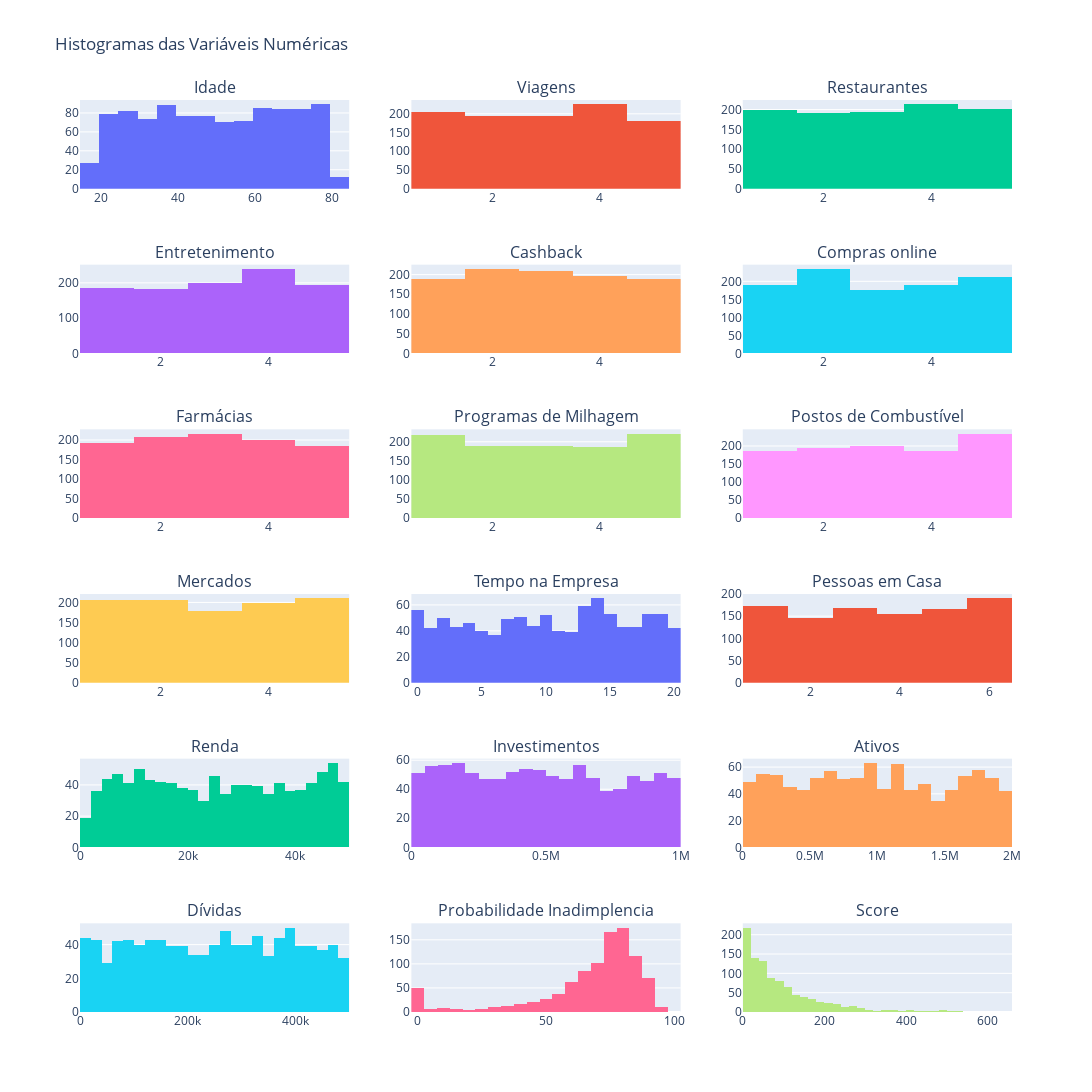

Notebook code for this chart:
### Markdown cell above
### Apresentar histograma das variáveis numéricas

### Code cell
# Numéro de colunas desejadas
num_cols = 3

# Calcular o número de linhas ncessárias
num_rows = math.ceil(len(num_vars)/ num_cols)

# Criar subplots
fig = make_subplots(rows=num_rows, cols=num_cols, subplot_titles=num_vars)

# Adicionar histogramas para cada variável numérica
for i, var in enumerate(num_vars):
  row = (i // num_cols) + 1
  col = (i % num_cols) + 1

  fig.add_trace(
    go.Histogram(x=df_clients[var], name=var),
    row=row, col=col
  )

# Atualizar layout
# Atualizar layout para remover a legenda
fig.update_layout(
  height=300*num_rows,
  width=1200,
  title_text="Histogramas das Variáveis Numéricas",
  showlegend=False
)

fig.show()

### Figure 1 — Plotly figure (JSON) as saved in the notebook; plotly's stock layout.template omitted (floating-point values rounded to 4 significant figures; data arrays with more than 128 entries replaced by an {"elided": "..."} marker saying what was removed)
{"data": [{"name": "Idade", "type": "histogram", "x": {"elided": "1000 int values"}, "xaxis": "x", "yaxis": "y"}, {"name": "Viagens", "type": "histogram", "x": {"elided": "1000 int values"}, "xaxis": "x2", "yaxis": "y2"}, {"name": "Restaurantes", "type": "histogram", "x": {"elided": "1000 int values"}, "xaxis": "x3", "yaxis": "y3"}, {"name": "Entretenimento", "type": "histogram", "x": {"elided": "1000 int values"}, "xaxis": "x4", "yaxis": "y4"}, {"name": "Cashback", "type": "histogram", "x": {"elided": "1000 int values"}, "xaxis": "x5", "yaxis": "y5"}, {"name": "Compras online", "type": "histogram", "x": {"elided": "1000 int values"}, "xaxis": "x6", "yaxis": "y6"}, {"name": "Farmácias", "type": "histogram", "x": {"elided": "1000 int values"}, "xaxis": "x7", "yaxis": "y7"}, {"name": "Programas de Milhagem", "type": "histogram", "x": {"elided": "1000 int values"}, "xaxis": "x8", "yaxis": "y8"}, {"name": "Postos de Combustível", "type": "histogram", "x": {"elided": "1000 int values"}, "xaxis": "x9", "yaxis": "y9"}, {"name": "Mercados", "type": "histogram", "x": {"elided": "1000 int values"}, "xaxis": "x10", "yaxis": "y10"}, {"name": "Tempo na Empresa", "type": "histogram", "x": {"elided": "1000 int values"}, "xaxis": "x11", "yaxis": "y11"}, {"name": "Pessoas em Casa", "type": "histogram", "x": {"elided": "1000 int values"}, "xaxis": "x12", "yaxis": "y12"}, {"name": "Renda", "type": "histogram", "x": {"elided": "1000 int values"}, "xaxis": "x13", "yaxis": "y13"}, {"name": "Investimentos", "type": "histogram", "x": {"elided": "1000 int values"}, "xaxis": "x14", "yaxis": "y14"}, {"name": "Ativos", "type": "histogram", "x": {"elided": "1000 int values"}, "xaxis": "x15", "yaxis": "y15"}, {"name": "Dívidas", "type": "histogram", "x": {"elided": "1000 int values"}, "xaxis": "x16", "yaxis": "y16"}, {"name": "Probabilidade Inadimplencia", "type": "histogram", "x": {"elided": "1000 float values"}, "xaxis": "x17", "yaxis": "y17"}, {"name": "Score", "type": "histogram", "x": {"elided": "1000 int values"}, "xaxis": "x18", "yaxis": "y18"}], "layout": {"annotations": [{"font": {"size": 16}, "showarrow": false, "text": "Idade", "x": 0.1444, "xanchor": "center", "xref": "paper", "y": 1.0, "yanchor": "bottom", "yref": "paper"}, {"font": {"size": 16}, "showarrow": false, "text": "Viagens", "x": 0.5, "xanchor": "center", "xref": "paper", "y": 1.0, "yanchor": "bottom", "yref": "paper"}, {"font": {"size": 16}, "showarrow": false, "text": "Restaurantes", "x": 0.8556, "xanchor": "center", "xref": "paper", "y": 1.0, "yanchor": "bottom", "yref": "paper"}, {"font": {"size": 16}, "showarrow": false, "text": "Entretenimento", "x": 0.1444, "xanchor": "center", "xref": "paper", "y": 0.8194, "yanchor": "bottom", "yref": "paper"}, {"font": {"size": 16}, "showarrow": false, "text": "Cashback", "x": 0.5, "xanchor": "center", "xref": "paper", "y": 0.8194, "yanchor": "bottom", "yref": "paper"}, {"font": {"size": 16}, "showarrow": false, "text": "Compras online", "x": 0.8556, "xanchor": "center", "xref": "paper", "y": 0.8194, "yanchor": "bottom", "yref": "paper"}, {"font": {"size": 16}, "showarrow": false, "text": "Farmácias", "x": 0.1444, "xanchor": "center", "xref": "paper", "y": 0.6389, "yanchor": "bottom", "yref": "paper"}, {"font": {"size": 16}, "showarrow": false, "text": "Programas de Milhagem", "x": 0.5, "xanchor": "center", "xref": "paper", "y": 0.6389, "yanchor": "bottom", "yref": "paper"}, {"font": {"size": 16}, "showarrow": false, "text": "Postos de Combustível", "x": 0.8556, "xanchor": "center", "xref": "paper", "y": 0.6389, "yanchor": "bottom", "yref": "paper"}, {"font": {"size": 16}, "showarrow": false, "text": "Mercados", "x": 0.1444, "xanchor": "center", "xref": "paper", "y": 0.4583, "yanchor": "bottom", "yref": "paper"}, {"font": {"size": 16}, "showarrow": false, "text": "Tempo na Empresa", "x": 0.5, "xanchor": "center", "xref": "paper", "y": 0.4583, "yanchor": "bottom", "yref": "paper"}, {"font": {"size": 16}, "showarrow": false, "text": "Pessoas em Casa", "x": 0.8556, "xanchor": "center", "xref": "paper", "y": 0.4583, "yanchor": "bottom", "yref": "paper"}, {"font": {"size": 16}, "showarrow": false, "text": "Renda", "x": 0.1444, "xanchor": "center", "xref": "paper", "y": 0.2778, "yanchor": "bottom", "yref": "paper"}, {"font": {"size": 16}, "showarrow": false, "text": "Investimentos", "x": 0.5, "xanchor": "center", "xref": "paper", "y": 0.2778, "yanchor": "bottom", "yref": "paper"}, {"font": {"size": 16}, "showarrow": false, "text": "Ativos", "x": 0.8556, "xanchor": "center", "xref": "paper", "y": 0.2778, "yanchor": "bottom", "yref": "paper"}, {"font": {"size": 16}, "showarrow": false, "text": "Dívidas", "x": 0.1444, "xanchor": "center", "xref": "paper", "y": 0.09722, "yanchor": "bottom", "yref": "paper"}, {"font": {"size": 16}, "showarrow": false, "text": "Probabilidade Inadimplencia", "x": 0.5, "xanchor": "center", "xref": "paper", "y": 0.09722, "yanchor": "bottom", "yref": "paper"}, {"font": {"size": 16}, "showarrow": false, "text": "Score", "x": 0.8556, "xanchor": "center", "xref": "paper", "y": 0.09722, "yanchor": "bottom", "yref": "paper"}], "height": 1800, "showlegend": false, "title": {"text": "Histogramas das Variáveis Numéricas"}, "width": 1200, "xaxis": {"anchor": "y", "domain": [0, 0.2889]}, "xaxis10": {"anchor": "y10", "domain": [0, 0.2889]}, "xaxis11": {"anchor": "y11", "domain": [0.3556, 0.6444]}, "xaxis12": {"anchor": "y12", "domain": [0.7111, 1]}, "xaxis13": {"anchor": "y13", "domain": [0, 0.2889]}, "xaxis14": {"anchor": "y14", "domain": [0.3556, 0.6444]}, "xaxis15": {"anchor": "y15", "domain": [0.7111, 1]}, "xaxis16": {"anchor": "y16", "domain": [0, 0.2889]}, "xaxis17": {"anchor": "y17", "domain": [0.3556, 0.6444]}, "xaxis18": {"anchor": "y18", "domain": [0.7111, 1]}, "xaxis2": {"anchor": "y2", "domain": [0.3556, 0.6444]}, "xaxis3": {"anchor": "y3", "domain": [0.7111, 1]}, "xaxis4": {"anchor": "y4", "domain": [0, 0.2889]}, "xaxis5": {"anchor": "y5", "domain": [0.3556, 0.6444]}, "xaxis6": {"anchor": "y6", "domain": [0.7111, 1]}, "xaxis7": {"anchor": "y7", "domain": [0, 0.2889]}, "xaxis8": {"anchor": "y8", "domain": [0.3556, 0.6444]}, "xaxis9": {"anchor": "y9", "domain": [0.7111, 1]}, "yaxis": {"anchor": "x", "domain": [0.9028, 1.0]}, "yaxis10": {"anchor": "x10", "domain": [0.3611, 0.4583]}, "yaxis11": {"anchor": "x11", "domain": [0.3611, 0.4583]}, "yaxis12": {"anchor": "x12", "domain": [0.3611, 0.4583]}, "yaxis13": {"anchor": "x13", "domain": [0.1806, 0.2778]}, "yaxis14": {"anchor": "x14", "domain": [0.1806, 0.2778]}, "yaxis15": {"anchor": "x15", "domain": [0.1806, 0.2778]}, "yaxis16": {"anchor": "x16", "domain": [0, 0.09722]}, "yaxis17": {"anchor": "x17", "domain": [0, 0.09722]}, "yaxis18": {"anchor": "x18", "domain": [0, 0.09722]}, "yaxis2": {"anchor": "x2", "domain": [0.9028, 1.0]}, "yaxis3": {"anchor": "x3", "domain": [0.9028, 1.0]}, "yaxis4": {"anchor": "x4", "domain": [0.7222, 0.8194]}, "yaxis5": {"anchor": "x5", "domain": [0.7222, 0.8194]}, "yaxis6": {"anchor": "x6", "domain": [0.7222, 0.8194]}, "yaxis7": {"anchor": "x7", "domain": [0.5417, 0.6389]}, "yaxis8": {"anchor": "x8", "domain": [0.5417, 0.6389]}, "yaxis9": {"anchor": "x9", "domain": [0.5417, 0.6389]}}}
